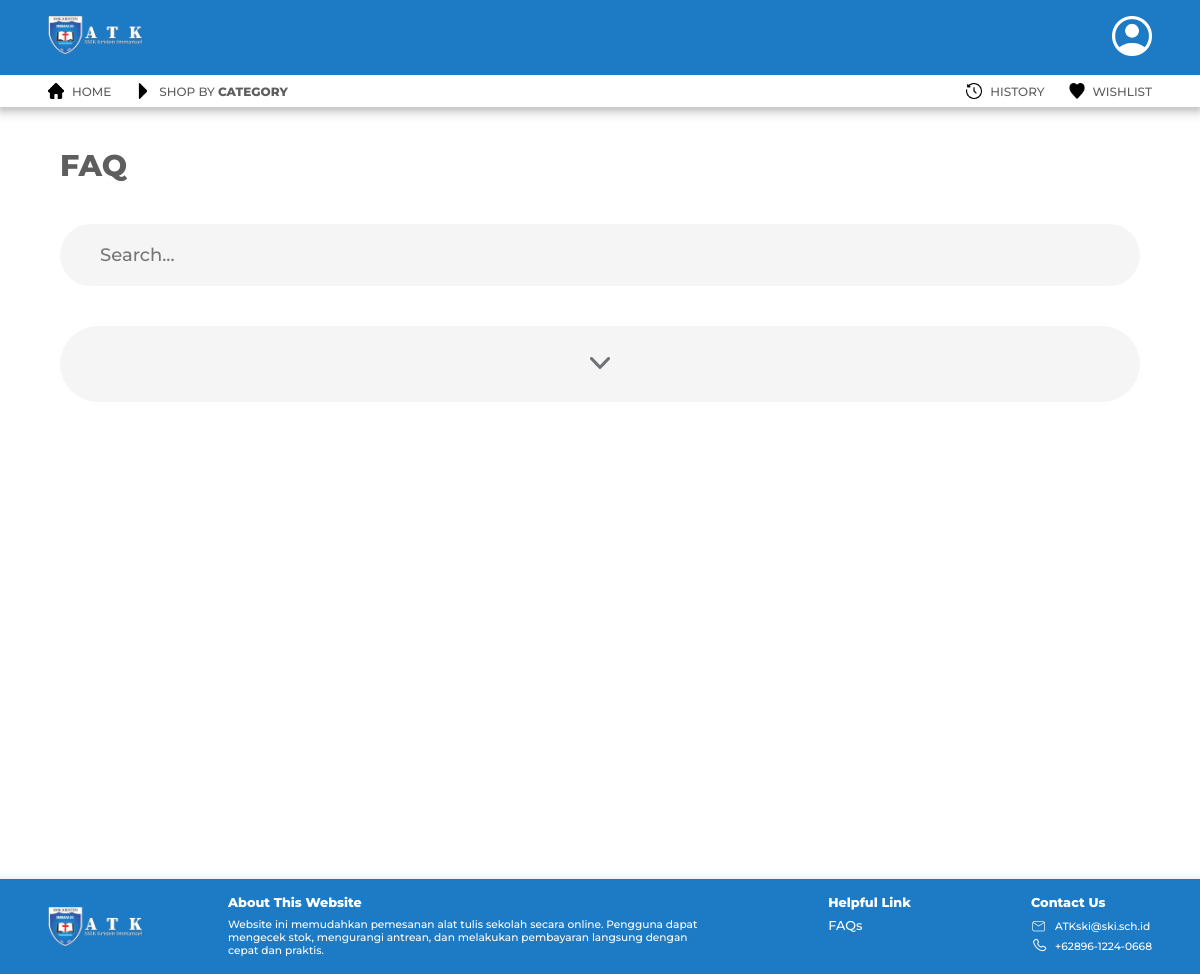
The page /front-end/pages/faq/index.php on the database as committed earlier.
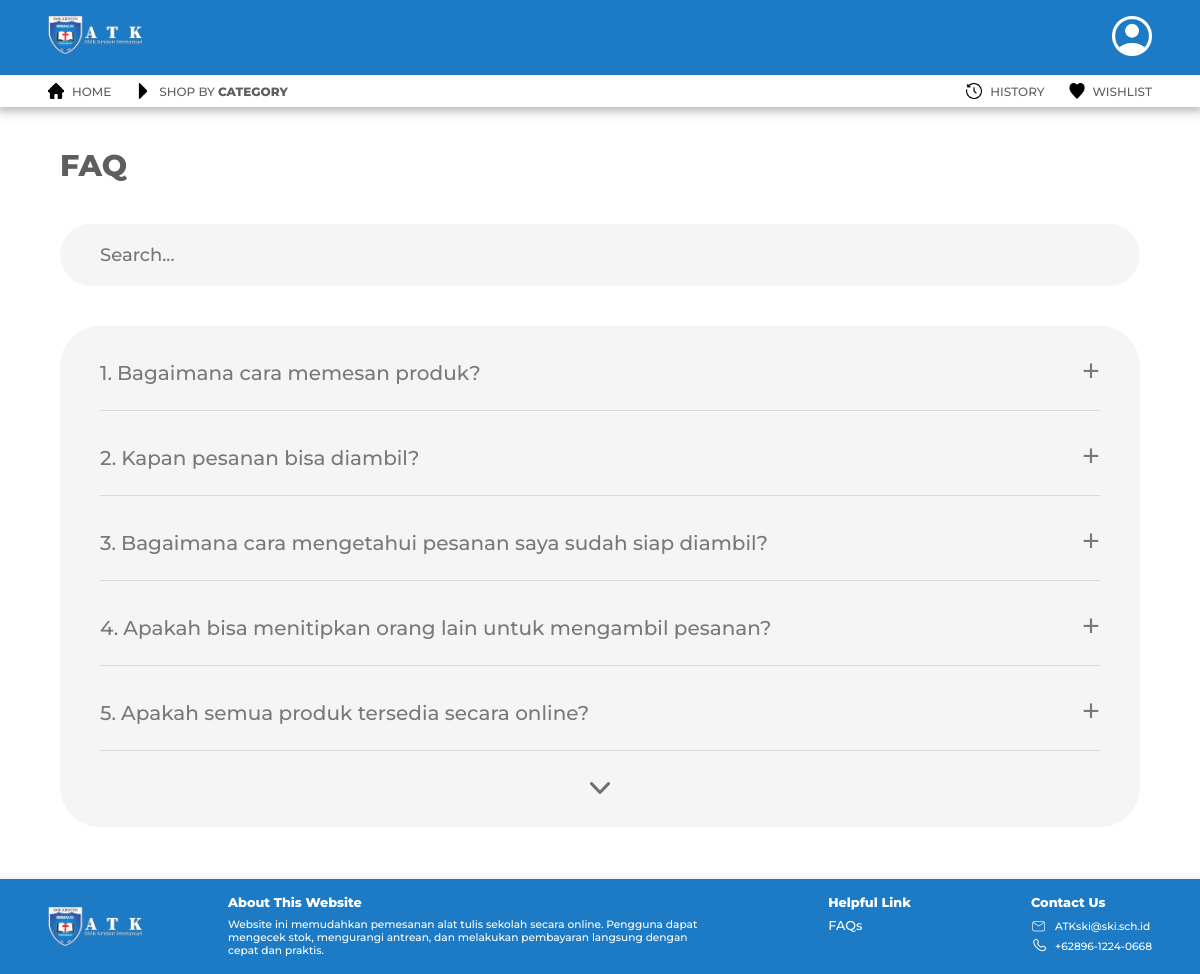
The same page on the database as committed later.
### tables this page shows
CREATE TABLE `faq` (
  `id` int NOT NULL,
  `question` varchar(999) NOT NULL,
  `answer` varchar(999) NOT NULL
);

### back-end/actions/faq/get-qa.php (called while the page is built)
<?php
    require_once __DIR__ . '/../../config/db-connection.php';
    $qna = [];
    $query = "SELECT * from faq";
    $stmt = $connection->prepare($query);
    $stmt->execute();
    $result = $stmt->get_result();
    while($qa = $result->fetch_assoc()) {
        $qna[] = $qa;
    }
?>

### front-end/pages/faq/index.php (the view, shortened to what this page needs)
<?php
    require_once __DIR__ . '/../../../back-end/actions/faq/get-qa.php';
?>
<!DOCTYPE html>
	<html lang="en">
	<head>
		<link rel="stylesheet" type="text/css" href="/front-end/pages/faq/styles/style.css">
		<link rel="stylesheet" type="text/css" href="/front-end/global/styles/globalStyle.css">
		<link rel="stylesheet" type="text/css" href="/front-end/pages/faq/styles/responsive.css">
	</head>
	<body>
        <?php include '../../components/loading-screen/loading-screen.php'; ?>
		<?php include '../../components/header/header.php'; ?>
		<div id="content">
			<div id="pageTitle">
				<b>FAQ</b>
			</div>
			<div id="search">
				<input type="text" id="searchInput" name="search" placeholder="Search...">
			</div>
			<div class="content">
        <?php $i = 1; foreach($qna as $index => $qa): ?>
				<div class="qaRow <?= $i > 5 ? 'hiddenRow' : '' ?>">
					<div class="qaQuestionRow">
						<div class="qaQuestion">
							<p><?= $qa['id'] ?>.</p>
							<p class="questionText"><?= $qa['question'] ?></p>
						</div>
						<button class="dropDown">+</button>
					</div>
				</div>
        <?php $i++; endforeach; ?>
				<div class="extendQA">
					<button id="extendQA">
						<img src="/front-end/global/resources/image/arrow.png" id="extendQAIcon" style="transform: rotate(0deg);">
					</button>
				</div>
			</div>
		</div>
		<?php include '../../components/footer/footer.php'; ?>
	</body>
</html>

### front-end/components/loading-screen/loading-screen.php (shortened to what this page needs)
<link rel="stylesheet" type="text/css" href="/front-end/components/loading-screen/styles/loadingScreen.css">
<link rel="stylesheet" type="text/css" href="/front-end/components/loading-screen/styles/responsive.css">

### front-end/components/header/header.php
<link rel="stylesheet" type="text/css" href="/front-end/components/header/style/style.css">
<link rel="stylesheet" type="text/css" href="/front-end/global/styles/globalStyle.css">
<link rel="stylesheet" type="text/css" href="/front-end/components/header/style/responsive.css">
<header>
    <div id="header">
        <img src="/front-end/global/resources/image/logo.png" id="logo">
        <a href="/front-end/pages/login/index.php">
            <img src="/front-end/global/resources/image/account.png" class="accountIcon">
        </a>
    </div>
    <div id="nav">
        <div class="navSection">
            <a href="/front-end/pages/home/index.php">
                <div class="navTab">
                    <img src="/front-end/global/resources/image/home.png">
                    <p>HOME</p>
                </div>
            </a>
            <a href="/front-end/pages/product/index.php">
                <div class="navTab">
                    <img src="/front-end/global/resources/image/category.png">
                    <p>SHOP BY <b>CATEGORY</b></p>
                </div>
            </a>
        </div>
        <div class="navSection">
            <a href="">
                <div class="navTab">
                    <img src="/front-end/global/resources/image/history.png">
                    <p>HISTORY</p>
                </div>
            </a>
            <a href="">
                <div class="navTab">
                    <img src="/front-end/global/resources/image/wishlist.png">
                    <p>WISHLIST</p>
                </div>
            </a>
        </div>
    </div>
</header>

### front-end/components/footer/footer.php
<link rel="stylesheet" type="text/css" href="/front-end/components/footer/style/style.css">
<link rel="stylesheet" type="text/css" href="/front-end/global/styles/globalStyle.css">
<link rel="stylesheet" type="text/css" href="/front-end/components/footer/style/responsive.css">
<footer>
    <div id="footer">
        <img src="/front-end/global/resources/image/logo.png" id="logo">
        <div id="footerContent">
            <div id="footerAbout">
                <h4><b>About This Website</b></h4>
                <h5>Website ini memudahkan pemesanan alat tulis sekolah secara online. Pengguna dapat mengecek stok, mengurangi antrean, dan melakukan pembayaran langsung dengan cepat dan praktis.</h5>
            </div>
            <div>
                <h4><b>Helpful Link</b></h4>
                <a href="/front-end/pages/faq/index.php">FAQs</a>
            </div>
            <div>
                <h4><b>Contact Us</b></h4>
                <div class="contact">
                    <img src="/front-end/global/resources/image/email.png">
                    <h5>ATKski@ski.sch.id</h5>
                </div>
                <div class="contact">
                    <img src="/front-end/global/resources/image/phone.png">
                    <h5>+62896-1224-0668</h5>
                </div>
            </div>
        </div>
    </div>
</footer>

### front-end/pages/faq/styles/style.css (style rules this page uses)
#search { padding: 20px 40px 20px 40px; background-color: #F5F5F5; border-radius: 35px; margin-top: 40px; }
#searchInput { width: 100%; background-color: transparent; border: 0; font-size: 18px; }
.content { margin-top: 40px; padding: 30px 40px 30px 40px; border-radius: 40px; background-color: #F5F5F5; }
.qaRow { color: #797979; font-size: 20px; border-bottom: 1.5px solid #D9D9D9; margin-bottom: 30px; }
.qaQuestionRow { display: flex; align-items: center; justify-content: space-between; margin-bottom: 20px; }
.qaQuestion { display: flex; }
.qaQuestion > p { padding-right: 5px; }
.dropDown { color: #797979; font-size: 30px; font-family: monospace; }
.extendQA { width: 100%; display: flex; justify-content: center; }
.extendQA > button >img { width: 20px; height: auto; }
.extendQA > button, .dropDown { border: 0; background-color: transparent; }

### front-end/global/styles/globalStyle.css (style rules this page uses)
* { margin: 0px; padding: 0px; font-family: 'Montserrat'; font-weight: 500; }
b { font-family: 'Montserrat'; font-weight: 800; }
a { color: black; text-decoration: none; }
footer { padding-top: 40px; }
#logo { width: 125px; height: fit-content; }
#pageTitle { font-size: 30px; color: #5E5E5E; }
#content { margin: 40px 60px 0px 60px; min-height: 700px; }

### front-end/components/header/style/style.css (style rules this page uses)
#header { background-color: #1D7BC5; padding: 20px 60px 20px 60px; display: flex; justify-content: space-between; }
#nav { padding: 10px 60px 10px 30px; display: flex; box-shadow: 0px 5px 5px rgba(65, 62, 62, 0.151); justify-content: space-between; background-color: white; }
.navTab { display: flex; align-items: center; margin-left: 30px; }
.navTab > img { width: 20px; height: fit-content; }
.navTab > p { font-size: 15px; color: #5E5E5E; margin-left: 10px; }
.navSection { display: flex; }
.accountIcon { width: 50px; height: 50px; }
header { box-shadow: 0px 5px 10px 5px rgba(65, 62, 62, 0.151); position: sticky; top: 0; width: 100%; z-index: 100; }

### front-end/components/header/style/responsive.css (style rules this page uses)
@media screen and (max-width: 5500px) { #nav, #header { zoom: 4; } }
@media screen and (max-width: 3500px) { #nav, #header { zoom: 2.5; } }
@media screen and (max-width: 2600px) { #nav, #header { zoom: 1.8; } }
@media screen and (max-width: 2300px) { #nav, #header { zoom: 1.8; } }
@media screen and (max-width: 2200px) { #nav, #header { zoom: 1.7; } }
@media screen and (max-width: 2000px) { #nav, #header { zoom: 1.4; } }
@media screen and (max-width: 1850px) { #nav, #header { zoom: 1; } }
@media screen and (max-width: 1480px) { header { zoom: 0.9; } }
@media screen and (max-width: 1230px) { header { zoom: 0.8; } }

### front-end/components/footer/style/style.css (style rules this page uses)
#footer { background-color: #1D7BC5; padding: 20px 60px 20px 60px; display: flex; color: white; justify-content: space-between; align-items: center; box-shadow: 0px 5px 10px 5px rgba(65, 62, 62, 0.151); }
#footer > img { margin-right: 100px; }
#footerAbout { max-width: 600px; }
#footerContent { display: flex; width: 100%; justify-content: space-between; }
#footerContent > div > a { color: white; }
#footerContent > div > h4 { margin-bottom: 10px; }
.contact { display: flex; align-items: center; margin-bottom: 5px; }
.contact > img { width: 20px; height: fit-content; margin-right: 10px; }

### front-end/components/footer/style/responsive.css (style rules this page uses)
@media screen and (max-width: 5500px) { #footer { zoom: 4; } }
@media screen and (max-width: 3500px) { #footer { zoom: 2.5; } }
@media screen and (max-width: 2600px) { #footer { zoom: 1.8; } }
@media screen and (max-width: 2300px) { #footer { zoom: 1.8; } }
@media screen and (max-width: 2200px) { #footer { zoom: 1.7; } }
@media screen and (max-width: 2000px) { #footer { zoom: 1.4; } }
@media screen and (max-width: 1850px) { #footer { zoom: 1; } }
@media screen and (max-width: 1480px) { footer { zoom: 0.9; } }
@media screen and (max-width: 1230px) { footer { zoom: 0.8; } }

Rows that differ between the two databases and show on the page:
added faq: id "1", question "Bagaimana cara memesan produk?"
added faq: id "2", question "Kapan pesanan bisa diambil?"
added faq: id "3", question "Bagaimana cara mengetahui pesanan saya sudah siap diambil?"
added faq: id "4", question "Apakah bisa menitipkan orang lain untuk mengambil pesanan?"
added faq: id "5", question "Apakah semua produk tersedia secara online?"
